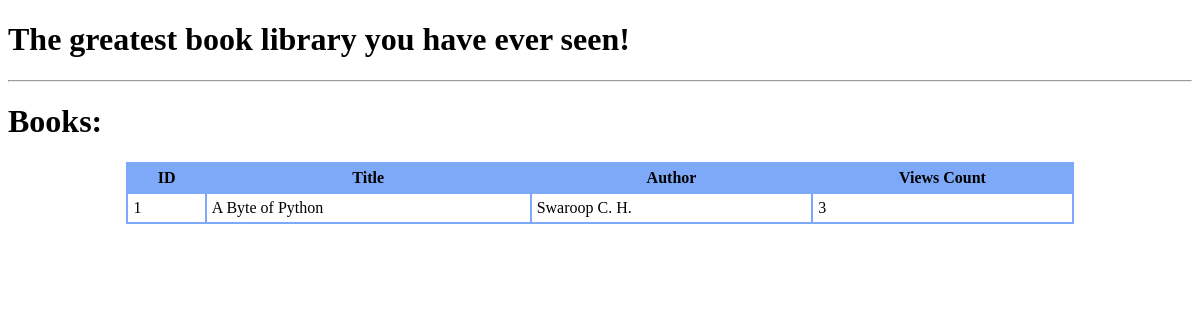
The app's page /books/id/1, older data.
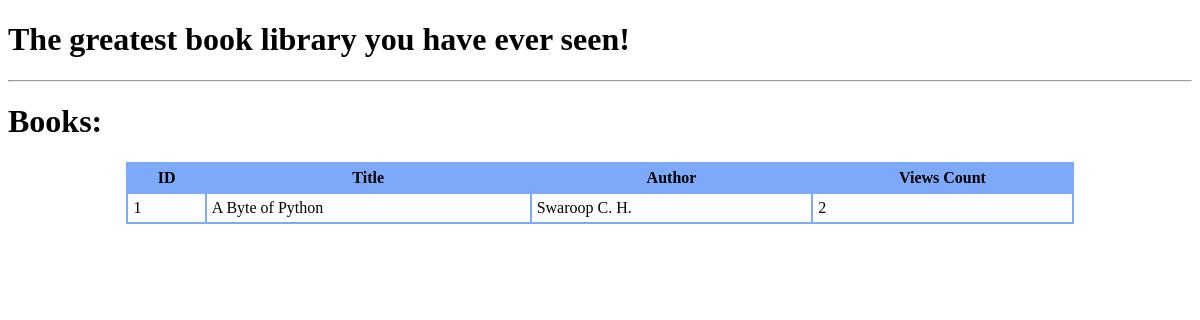
The same page, newer data.
### tables this page shows
CREATE TABLE `table_books` (
                    id INTEGER PRIMARY KEY AUTOINCREMENT, 
                    title, 
                    author,
                    views_cnt
                );

### routes.py (the view)
@app.route('/books/id/<id_book>')
def book_id(id_book):
    logger.debug(f'[ENDPOINT IS][/books/id/<id_book>] - book_id is - {id_book}')
    return render_template('show_books_by.html', books=get_book_by_id(id_book))

### models.py (called while the page is built)
def get_book_by_id(book_id):
    with sqlite3.connect('table_books.db') as conn:
        cursor: sqlite3.Cursor = conn.cursor()
        logger.debug(f'book id is - {book_id}')
        cursor.execute(
            """
            SELECT * FROM `table_books`
            WHERE id = ?
            """, (book_id, )
        )
        return [increment_views_count(Book(*row)) for row in cursor.fetchall()]

def increment_views_count(book_obj):
    with sqlite3.connect('table_books.db') as conn:
        cursor: sqlite3.Cursor = conn.cursor()
        cursor.execute(
            """
            SELECT views_cnt FROM `table_books`
            WHERE id = ?
            """, (book_obj.id, )
        )
        value = cursor.fetchone()
        logger.debug(f'value is - {value[0]}')
        int_value = int(value[0])
        int_value += 1
        cursor.execute(
            """
            UPDATE `table_books`
            SET views_cnt = ?
            WHERE id = ?
            """, (book_obj.id, str(int_value))
        )
    return book_obj

### templates/show_books_by.html
{% extends "base.html" %}
{% block content %}
<body>
<h1>Books:</h1>
{% if books %}
<table class="customTable">
    <thead>
    <tr>
        <th>ID</th>
        <th>Title</th>
        <th>Author</th>
        <th>Views Count</th>
    </tr>
    </thead>
    <tbody>
    {% for book in books %}
    <tr>
        <td>
            {{ book.id }}
        </td>
        <td>
            {{ book.title }}
        </td>
        <td>
            {{ book.author }}
        </td>
        <td>
            {{ book.views_cnt }}
        </td>
    </tr>
    {% endfor %}
    </tbody>
</table>
{% else %}
<h2> Sorry, no books in DB.</h2>
{% endif %}
</body>
{% endblock %}

Row changes from the older to the newer data that the page shows:
changed table_books "A Byte of Python": views_cnt "3" → "2"
